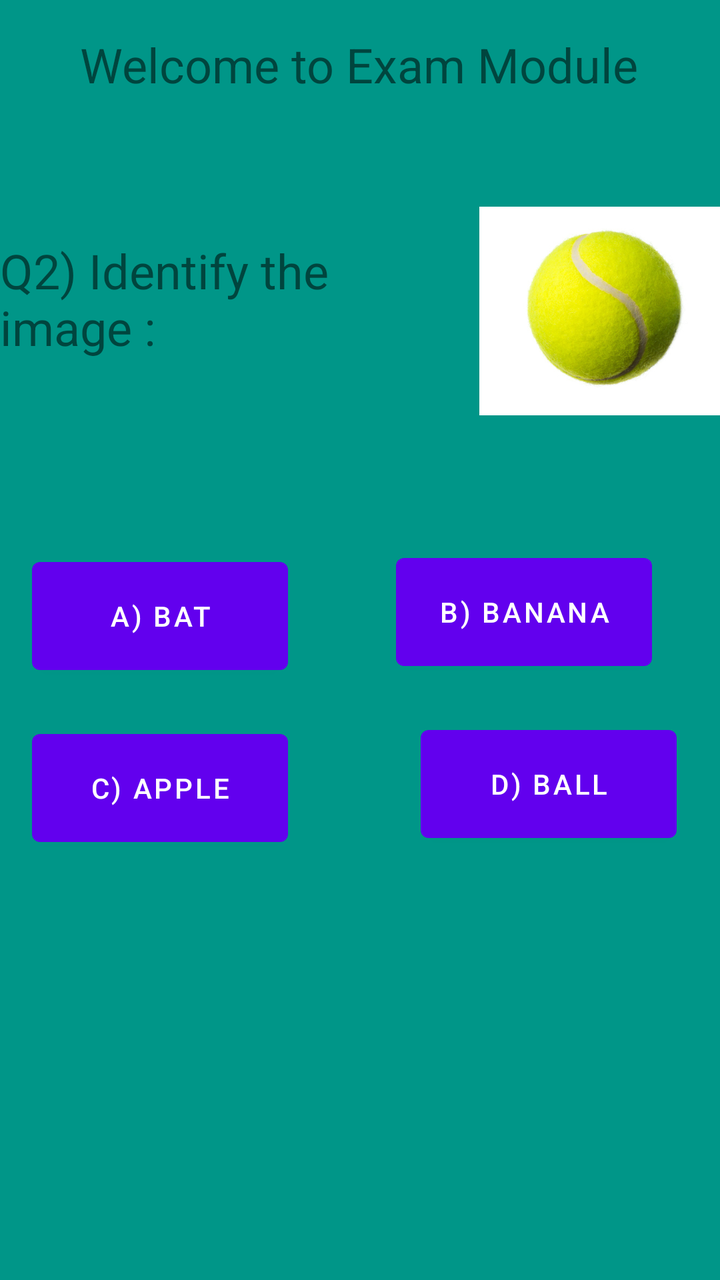
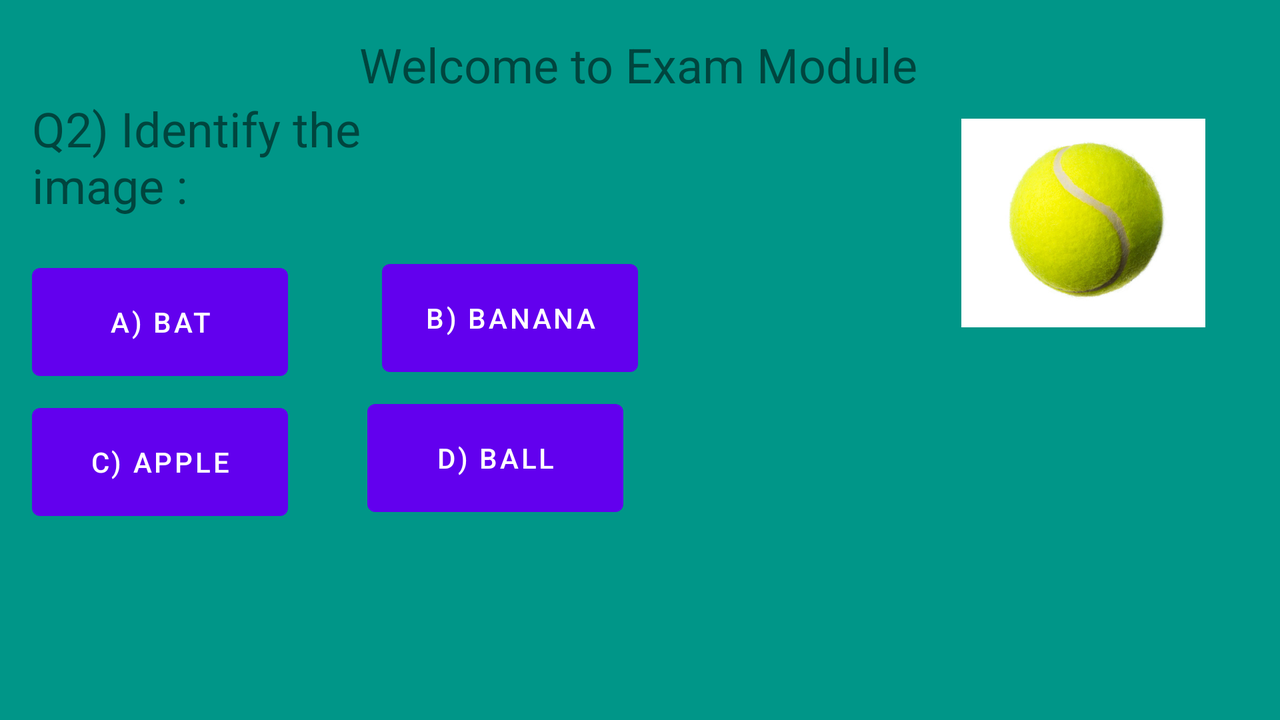

Two renders of one Android screen. The first uses the default layout on a phone; the second uses the alternative layout the repository ships for a different screen configuration, on a matching device. The two XML files are below.
<!-- AndroidManifest.xml: application theme Theme.Bsef19a019_Assignment -->
<!-- res/layout/activity_question2.xml -->
<?xml version="1.0" encoding="utf-8"?>
<androidx.constraintlayout.widget.ConstraintLayout xmlns:android="http://schemas.android.com/apk/res/android"
    xmlns:app="http://schemas.android.com/apk/res-auto"
    xmlns:tools="http://schemas.android.com/tools"
    android:layout_width="match_parent"
    android:layout_height="match_parent"
    tools:context=".question2">

    <androidx.constraintlayout.widget.ConstraintLayout
        android:layout_width="match_parent"
        android:layout_height="match_parent"
        android:background="#009688"
        tools:context=".ExamModule">

        <TextView
            android:id="@+id/textView4"
            android:layout_width="wrap_content"
            android:layout_height="wrap_content"
            android:layout_marginTop="16dp"
            android:text="Welcome to Exam Module"
            android:textSize="24sp"
            app:layout_constraintEnd_toEndOf="parent"
            app:layout_constraintHorizontal_bias="0.496"
            app:layout_constraintStart_toStartOf="parent"
            app:layout_constraintTop_toTopOf="parent" />

        <TextView
            android:id="@+id/textView5"
            android:layout_width="241dp"
            android:layout_height="70dp"
            android:layout_marginTop="103dp"
            android:text="Q2) Identify the image :"
            android:textSize="24sp"
            app:layout_constraintStart_toStartOf="parent"
            app:layout_constraintTop_toTopOf="@+id/textView4" />

        <ImageView
            android:id="@+id/imageView"
            android:layout_width="122dp"
            android:layout_height="127dp"
            android:layout_marginTop="76dp"
            app:layout_constraintEnd_toEndOf="parent"
            app:layout_constraintHorizontal_bias="0.531"
            app:layout_constraintStart_toEndOf="@+id/textView5"
            app:layout_constraintTop_toTopOf="@+id/textView4"
            app:srcCompat="@drawable/ball" />

        <Button
            android:id="@+id/btn30"
            android:layout_width="128sp"
            android:layout_height="66sp"
            android:layout_marginStart="16dp"
            android:layout_marginTop="156dp"
            android:text="a) Bat"
            app:layout_constraintStart_toStartOf="parent"
            app:layout_constraintTop_toTopOf="@+id/textView5" />

        <Button
            android:id="@+id/btn31"
            android:layout_width="128sp"
            android:layout_height="66sp"
            android:layout_marginStart="36dp"
            android:layout_marginTop="84dp"
            android:text="b) Banana"
            app:layout_constraintEnd_toEndOf="parent"
            app:layout_constraintHorizontal_bias="0.349"
            app:layout_constraintStart_toEndOf="@+id/btn30"
            app:layout_constraintTop_toBottomOf="@+id/textView5" />

        <Button
            android:id="@+id/btn32"
            android:layout_width="128sp"
            android:layout_height="66sp"
            android:layout_marginStart="16dp"
            android:layout_marginTop="20dp"
            android:text="c) APPLE"
            app:layout_constraintStart_toStartOf="parent"
            app:layout_constraintTop_toBottomOf="@+id/btn30" />

        <Button
            android:id="@+id/btn33"
            android:layout_width="128sp"
            android:layout_height="66sp"
            android:layout_marginTop="20dp"
            android:text="d) Ball"
            app:layout_constraintEnd_toEndOf="parent"
            app:layout_constraintHorizontal_bias="0.755"
            app:layout_constraintStart_toEndOf="@+id/btn32"
            app:layout_constraintTop_toBottomOf="@+id/btn31" />

        <TextView
            android:id="@+id/txt2"
            android:layout_width="132dp"
            android:layout_height="62dp"
            android:layout_marginTop="36dp"
            android:gravity="center"
            android:textSize="20sp"
            app:layout_constraintEnd_toEndOf="parent"
            app:layout_constraintHorizontal_bias="0.483"
            app:layout_constraintStart_toStartOf="parent"
            app:layout_constraintTop_toBottomOf="@+id/btn33" />
    </androidx.constraintlayout.widget.ConstraintLayout>
</androidx.constraintlayout.widget.ConstraintLayout>
<!-- resources referenced by this layout -->
<resources>
  <!-- drawable ball: jpg bitmap (drawable, 49498 bytes) -->
  <style name="Theme.Bsef19a019_Assignment" parent="Theme.MaterialComponents.DayNight.DarkActionBar">
          
          <item name="colorPrimary">@color/purple_500</item>
          <item name="colorPrimaryVariant">@color/purple_700</item>
          <item name="colorOnPrimary">@color/white</item>
          
          <item name="colorSecondary">@color/teal_200</item>
          <item name="colorSecondaryVariant">@color/teal_700</item>
          <item name="colorOnSecondary">@color/black</item>
          
          <item name="android:statusBarColor" tools:targetApi="l">?attr/colorPrimaryVariant</item>
          
      </style>
</resources>
<!-- res/layout-land/activity_question2.xml (the repository's variant of the layout above) -->
<!-- drawn on the phone turned sideways -->
<?xml version="1.0" encoding="utf-8"?>
<androidx.constraintlayout.widget.ConstraintLayout xmlns:android="http://schemas.android.com/apk/res/android"
    xmlns:app="http://schemas.android.com/apk/res-auto"
    xmlns:tools="http://schemas.android.com/tools"
    android:layout_width="match_parent"
    android:layout_height="match_parent"
    tools:context=".question2">

    <androidx.constraintlayout.widget.ConstraintLayout
        android:layout_width="match_parent"
        android:layout_height="match_parent"
        android:background="#009688"
        tools:context=".ExamModule">

        <TextView
            android:id="@+id/textView4"
            android:layout_width="wrap_content"
            android:layout_height="wrap_content"
            android:layout_marginTop="16dp"
            android:text="Welcome to Exam Module"
            android:textSize="24sp"
            app:layout_constraintEnd_toEndOf="parent"
            app:layout_constraintHorizontal_bias="0.498"
            app:layout_constraintStart_toStartOf="parent"
            app:layout_constraintTop_toTopOf="parent" />

        <TextView
            android:id="@+id/textView5"
            android:layout_width="241dp"
            android:layout_height="70dp"
            android:layout_marginStart="16dp"
            android:layout_marginTop="32dp"
            android:text="Q2) Identify the image :"
            android:textSize="24sp"
            app:layout_constraintStart_toStartOf="parent"
            app:layout_constraintTop_toTopOf="@+id/textView4" />

        <ImageView
            android:id="@+id/imageView"
            android:layout_width="122dp"
            android:layout_height="127dp"
            android:layout_marginTop="32dp"
            app:layout_constraintEnd_toEndOf="parent"
            app:layout_constraintHorizontal_bias="0.857"
            app:layout_constraintStart_toEndOf="@+id/textView5"
            app:layout_constraintTop_toTopOf="@+id/textView4"
            app:srcCompat="@drawable/ball" />

        <Button
            android:id="@+id/btn30"
            android:layout_width="128sp"
            android:layout_height="66sp"
            android:layout_marginStart="16dp"
            android:layout_marginTop="80dp"
            android:text="a) Bat"
            app:layout_constraintStart_toStartOf="parent"
            app:layout_constraintTop_toTopOf="@+id/textView5" />

        <Button
            android:id="@+id/btn31"
            android:layout_width="128sp"
            android:layout_height="66sp"
            android:layout_marginStart="36dp"
            android:layout_marginTop="8dp"
            android:text="b) Banana"
            app:layout_constraintEnd_toEndOf="parent"
            app:layout_constraintHorizontal_bias="0.033"
            app:layout_constraintStart_toEndOf="@+id/btn30"
            app:layout_constraintTop_toBottomOf="@+id/textView5" />

        <Button
            android:id="@+id/btn32"
            android:layout_width="128sp"
            android:layout_height="66sp"
            android:layout_marginStart="16dp"
            android:layout_marginTop="4dp"
            android:text="c) APPLE"
            app:layout_constraintStart_toStartOf="parent"
            app:layout_constraintTop_toBottomOf="@+id/btn30" />

        <Button
            android:id="@+id/btn33"
            android:layout_width="128sp"
            android:layout_height="66sp"
            android:layout_marginTop="4dp"
            android:text="d) Ball"
            app:layout_constraintEnd_toEndOf="parent"
            app:layout_constraintHorizontal_bias="0.108"
            app:layout_constraintStart_toEndOf="@+id/btn32"
            app:layout_constraintTop_toBottomOf="@+id/btn31" />

        <TextView
            android:id="@+id/txt2"
            android:layout_width="132dp"
            android:layout_height="62dp"
            android:layout_marginStart="166dp"
            android:layout_marginTop="104dp"
            android:layout_marginEnd="67dp"
            android:gravity="center"
            android:textSize="20sp"
            app:layout_constraintEnd_toStartOf="@+id/imageView"
            app:layout_constraintHorizontal_bias="1.0"
            app:layout_constraintStart_toStartOf="@+id/btn31"
            app:layout_constraintTop_toBottomOf="@+id/textView4" />
    </androidx.constraintlayout.widget.ConstraintLayout>
</androidx.constraintlayout.widget.ConstraintLayout>
